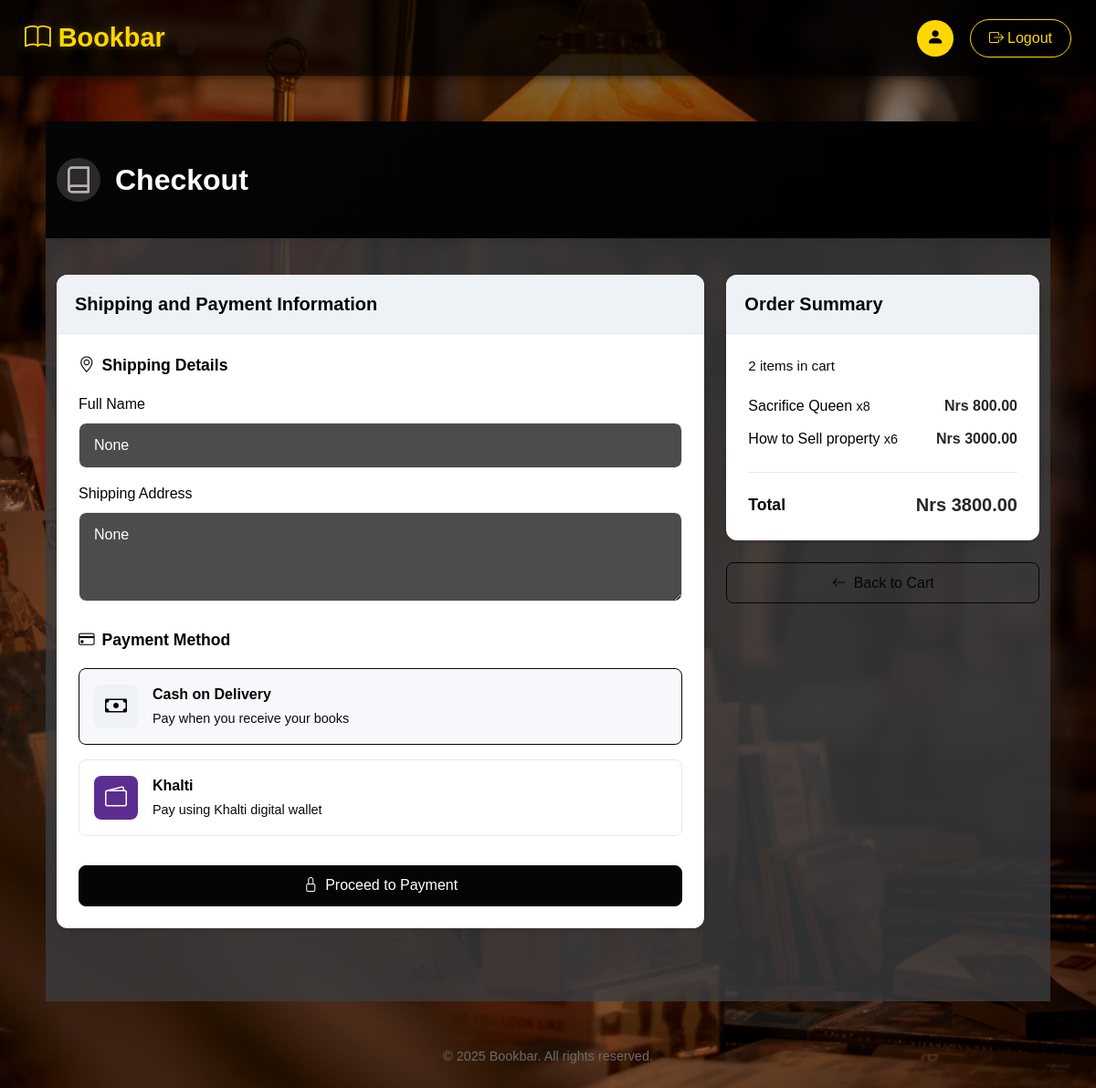
The app's page /product/checkout/ (signed in), older data.
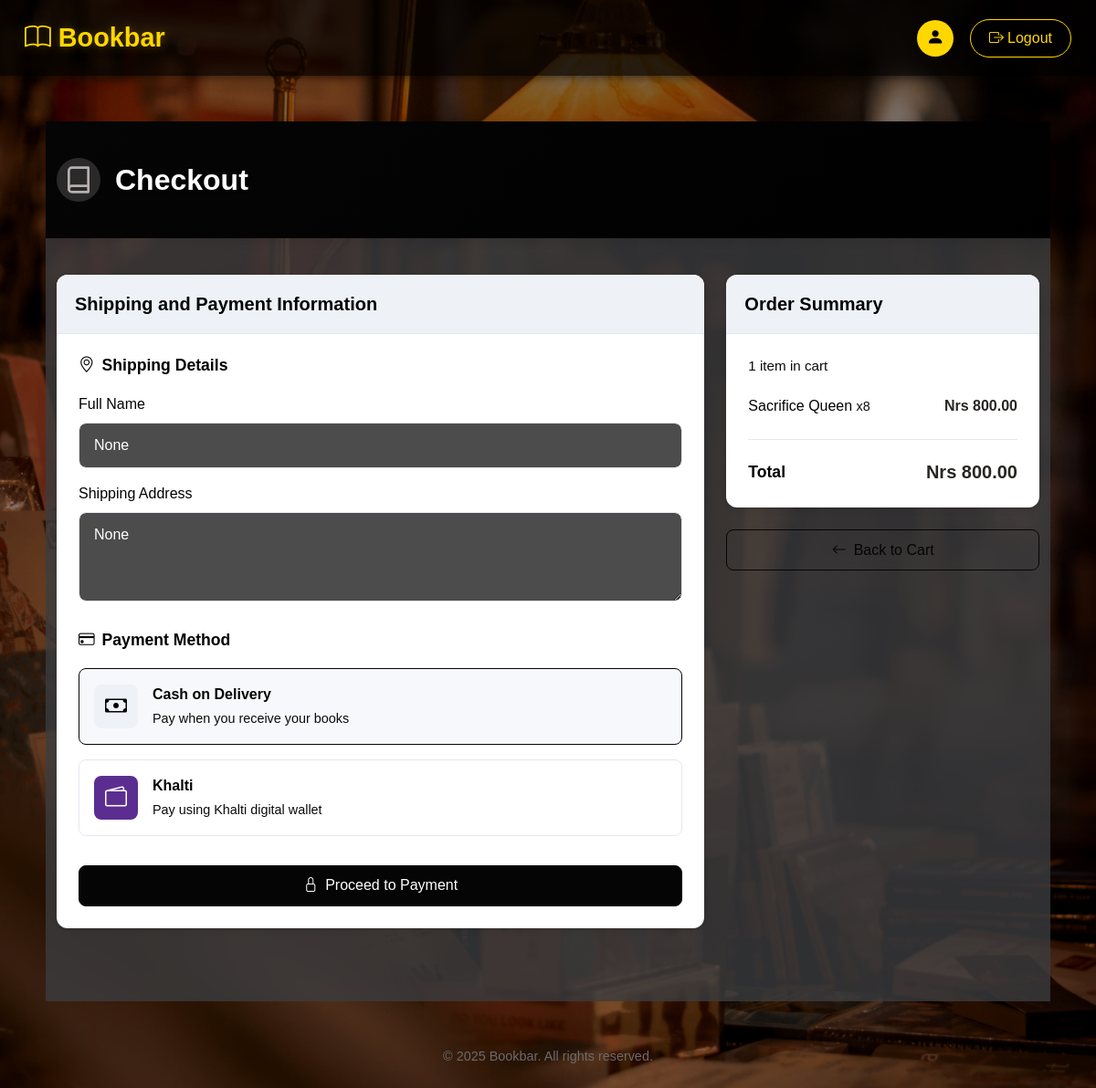
The same page, newer data.
### product/models.py (models this page shows, shortened)
class CartItem(models.Model):
    cart = models.ForeignKey(Cart, related_name='cart_items', on_delete=models.CASCADE)
    book = models.ForeignKey(Book, on_delete=models.CASCADE)
    quantity = models.PositiveIntegerField(default=1)
    def total_price(self):
        return self.book.Price * self.quantity

class Book(models.Model):
    Title= models.CharField(max_length=25)
    Author= models.ForeignKey(Author, on_delete=models.CASCADE)
    Descriptions= models.TextField()
    Genere= models.CharField(max_length=15)
    Price =models.DecimalField(max_digits=6 , decimal_places=2)
    Cover_Page= models.ImageField(upload_to='image/')

### product/views.py (the view)
# urls.py: path('checkout/', views.proceed_to_checkout, name='checkout'),
@login_required
def proceed_to_checkout(request):
    cart = get_object_or_404(Cart, user=request.user)
    cart_items = CartItem.objects.filter(cart=cart)
    if not cart_items.exists():
        return redirect('view_cart')
    total_price = sum(item.book.Price * item.quantity for item in cart_items)
    if request.method == 'POST':
        form = CheckoutForm(request.POST)
        if form.is_valid():
            order = Order.objects.create(
                user=request.user,
                total_price=total_price,
                payment_method=form.cleaned_data['payment_method'],
                shipping_name=form.cleaned_data['shipping_name'],
                shipping_address=form.cleaned_data['shipping_address']
            )
            for item in cart_items:
                OrderItem.objects.create(
                    order=order,
                    book=item.book,
                    quantity=item.quantity,
                    price=item.book.Price
                )
            cart_items.delete()
            return redirect('order_summary', order_id=order.id)
    else:
        form = CheckoutForm()
    return render(request, 'checkout.html', {
        'cart_items': cart_items,
        'total_price': total_price,
        'form': form
    })

### product/forms.py
class CheckoutForm(forms.Form):
    shipping_name = forms.CharField(max_length=100, required=True)
    shipping_address = forms.CharField(widget=forms.Textarea, required=True)
    payment_method = forms.ChoiceField(choices=Order.PAYMENT_METHODS, required=True)

### product/templates/checkout.html (shortened to what the changed rows need)
{% extends 'base.html' %}
{% block content %}
<div class="checkout-container">
    <div class="header-section">
        <div class="container">
            <div class="d-flex justify-content-between align-items-center flex-wrap">
                <div class="header-title">
                    <h1>Checkout</h1>
                </div>
            </div>
        </div>
    </div>
    <div class="container main-content">
        {% if cart_items %}
            <div class="row">
                <div class="col-lg-4 order-lg-2 mb-4">
                    <div class="order-summary">
                        <div class="summary-header">
                            <h3>Order Summary</h3>
                        </div>
                        <div class="summary-body">
                            <div class="items-count">
                                <span>{{ cart_items|length }} item{% if cart_items|length > 1 %}s{% endif %} in cart</span>
                            </div>
                            <div class="summary-items">
                                {% for item in cart_items %}
                                <div class="summary-item">
                                    <div class="item-name">{{ item.book.Title }} <span class="item-quantity">x{{ item.quantity }}</span></div>
                                    <div class="item-price">Nrs {{ item.total_price }}</div>
                                </div>
                                {% endfor %}
                            </div>
                            <div class="summary-divider"></div>
                            <div class="summary-total">
                                <div class="total-label">Total</div>
                                <div class="total-amount">Nrs {{ total_price }}</div>
                            </div>
                        </div>
                    </div>
                    <div class="back-to-cart">
                        <a href="{% url 'view_cart' %}" class="btn custom-btn-outline w-100">
                            <i class="bi bi-arrow-left me-2"></i>Back to Cart
                        </a>
                    </div>
                </div>
                <div class="col-lg-8 order-lg-1">
                    <div class="checkout-form-container">
                        <div class="form-header">
                            <h3>Shipping and Payment Information</h3>
                        </div>
                        <div class="form-body">
                            <form method="POST">
                                <div class="form-section">
                                    <h4 class="section-title">
                                        <i class="bi bi-geo-alt me-2"></i>Shipping Details
                                    </h4>
                                    <div class="mb-3">
                                        <label for="shipping_name" class="form-label">Full Name</label>
                                        <input type="text" id="shipping_name" name="shipping_name" class="form-control" value="{{ form.shipping_name.value }}" required>
                                    </div>
                                    <div class="mb-4">
                                        <label for="shipping_address" class="form-label">Shipping Address</label>
                                        <textarea id="shipping_address" name="shipping_address" class="form-control" rows="3" required>{{ form.shipping_address.value }}</textarea>
                                    </div>
                                </div>
                                <div class="form-section">
                                    <h4 class="section-title">
                                        <i class="bi bi-credit-card me-2"></i>Payment Method
                                    </h4>
                                    <div class="payment-options">
                                        <div class="form-check payment-option">
                                            <label class="form-check-label" for="payment_cash">
                                                <div class="payment-icon">
                                                    <i class="bi bi-cash"></i>
                                                </div>
                                                <div class="payment-details">
                                                    <span class="payment-name">Cash on Delivery</span>
                                                    <span class="payment-description">Pay when you receive your books</span>
                                                </div>
                                            </label>
                                        </div>
                                        <div class="form-check payment-option">
                                            <label class="form-check-label" for="payment_khalti">
                                                <div class="payment-icon khalti-icon">
                                                    <i class="bi bi-wallet2"></i>
                                                </div>
                                                <div class="payment-details">
                                                    <span class="payment-name">Khalti</span>
                                                    <span class="payment-description">Pay using Khalti digital wallet</span>
                                                </div>
                                            </label>
                                        </div>
                                    </div>
                                </div>
                                <div class="checkout-actions">
                                    <button type="submit" class="btn custom-btn-dark w-100">
                                        <i class="bi bi-lock me-2"></i>Proceed to Payment
                                    </button>
                                </div>
                            </form>
                        </div>
                    </div>
                </div>
            </div>
        {% endif %}
    </div>
</div>
{% endblock %}

Row changes from the older to the newer data that the page shows:
removed CartItem: book.Title "How to Sell property", quantity "6", total_price "3000.00"
Text that changed along with them:
{{ cart_items|length }}: "2" → "1"
{{ total_price }}: "3800.00" → "800.00"
text no longer shown: "s"
